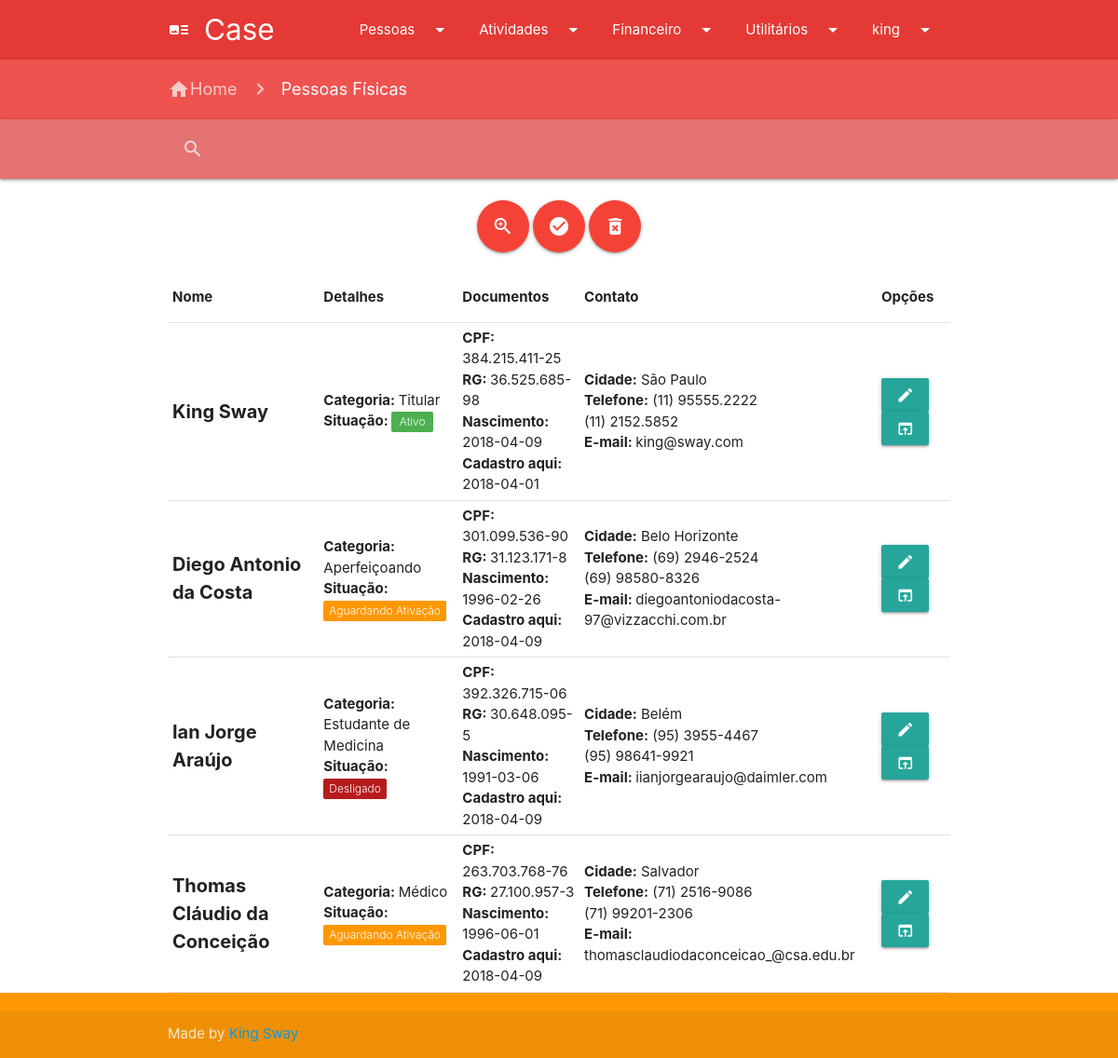
The app's page /pf.php (signed in) with its own data.
### tables this page shows
CREATE TABLE `pf` (
  `id` int(11) NOT NULL,
  `nome` varchar(255) NOT NULL,
  `rg` varchar(255) NOT NULL,
  `cpf` varchar(255) NOT NULL,
  `nascimento` date NOT NULL,
  `categoria` varchar(255) NOT NULL,
  `situacao` int(1) NOT NULL,
  `cidade` varchar(255) NOT NULL,
  `estado` varchar(255) NOT NULL,
  `telefone` varchar(255) NOT NULL,
  `celular` varchar(255) NOT NULL,
  `email` varchar(255) NOT NULL,
  `cadastroaqui` date NOT NULL
);

### pf.php (the view, shortened to what this page needs)
<!DOCTYPE html>
<html>
  <head>
    <link href="css/materialize.css" type="text/css" rel="stylesheet" media="screen,projection"/>
    <link href="css/style.css" type="text/css" rel="stylesheet" media="screen,projection"/>
  </head>
<body>
		<?php require_once ("padroes/navigation.php"); ?>
    <nav class="red lighten-1" role="navigation">
      <div class="nav-wrapper container">
        <a href="index.php" class="breadcrumb"><i class="material-icons">home</i>Home</a>
        <a class="breadcrumb">Pessoas Físicas</a>
      </div>
    </nav>
    <?php require_once ("padroes/search.php"); ?>
    <br><div class="container center">
      <a class="btn-floating btn-large waves-effect waves-light red modal-trigger hoverable tooltipped" data-position="top" data-tooltip="Busca avançada" href="#modal1"><i class="material-icons">zoom_in</i></a>
      <a class="btn-floating btn-large waves-effect waves-light red hoverable tooltipped" data-position="top" data-tooltip="Marcar todos"><i class="material-icons">check_circle</i></a>
      <a class="btn-floating btn-large waves-effect waves-light red hoverable modal-trigger tooltipped" data-position="top" data-tooltip="Apagar" href="#modalApagar"><i class="material-icons">delete_forever</i></a><br><br>
        <table id="table">
          <tr>
            <th>Nome</th>
            <th>Detalhes</th>
            <th>Documentos</th>
            <th>Contato</th>
            <th>Opções</th>
          </tr>
          <?php
          $db = mysqli_connect('localhost', 'root', '', 'dbpessoas');
          $user_check_query = "SELECT nome, rg, cpf, nascimento, categoria, situacao, cidade, estado, telefone, celular, email, cadastroaqui FROM pf";
          $result = mysqli_query($db, $user_check_query);
          while ($user = mysqli_fetch_assoc($result)){ ?>
        <tr class="hoverable">
          <td style="font-size: 20px; font-weight: bold;"><?php echo $user['nome'] ?></td>
              <td><b>Categoria: </b><?php echo $user['categoria'] ?><br><b>Situação: </b>
            <?php if ($user['situacao'] == 0) { echo '<span data-badge-caption="Desligado" class="new badge red darken-4">'; }
            if ($user['situacao'] == 1) { echo '<span data-badge-caption="Aguardando Ativação" class="new badge orange">'; }
            if ($user['situacao'] == 2) { echo '<span data-badge-caption="Ativo" class="new badge green">'; } ?></td>
            <td><b>CPF:</b> <?php echo $user['cpf'] ?><br><b>RG: </b><?php echo $user['rg'] ?><br><b>Nascimento: </b><?php echo $user['nascimento'] ?><br><b>Cadastro aqui: </b><?php echo $user['cadastroaqui'] ?></td>
            <td><b>Cidade:</b> <?php echo $user['cidade'] ?><br><b>Telefone:</b> <?php echo $user['telefone'] ?><br><?php echo $user['celular'] ?><br><b>E-mail: </b><?php echo $user['email'] ?><br></td>
            <td class="hoverable"><a class="btn tooltipped" data-tooltip="Editar" href="#"><i class="material-icons">edit</i></a>
              <a class="btn tooltipped" data-tooltip="Acessar estação" href="#"><i class="material-icons">open_in_browser</i></a></td>
          </tr>
      <?php
      }
      ?>
        </table>
    </div>
    <?php require_once("padroes/footer.php") ?>
</body>
</html>

### pf.php (style rules this page uses)
td { padding: 5px; cursor: pointer; }

### records on screen
pf: nome "King Sway", categoria "Titular", situacao 2 (drawn), cpf "384.215.411-25", rg "36.525.685-98", nascimento "2018-04-09", cadastroaqui "2018-04-01", cidade "São Paulo", telefone "(11) 95555.2222", celular "(11) 2152.5852", email "king@sway.com"
pf: nome "Diego Antonio da Costa", categoria "Aperfeiçoando", situacao 1 (drawn), cpf "301.099.536-90", rg "31.123.171-8", nascimento "1996-02-26", cadastroaqui "2018-04-09", cidade "Belo Horizonte", telefone "(69) 2946-2524", celular "(69) 98580-8326", email "diegoantoniodacosta-97@vizzacchi.com.br"
pf: nome "Ian Jorge Araújo", categoria "Estudante de Medicina", situacao 0 (drawn), cpf "392.326.715-06", rg "30.648.095-5", nascimento "1991-03-06", cadastroaqui "2018-04-09", cidade "Belém", telefone "(95) 3955-4467", celular "(95) 98641-9921", email "iianjorgearaujo@daimler.com"
pf: nome "Thomas Cláudio da Conceição", categoria "Médico", situacao 1 (drawn), cpf "263.703.768-76", rg "27.100.957-3", nascimento "1996-06-01", cadastroaqui "2018-04-09", cidade "Salvador", telefone "(71) 2516-9086", celular "(71) 99201-2306", email "thomasclaudiodaconceicao_@csa.edu.br"

### other values on screen
$_SESSION['usuario'] "king"
